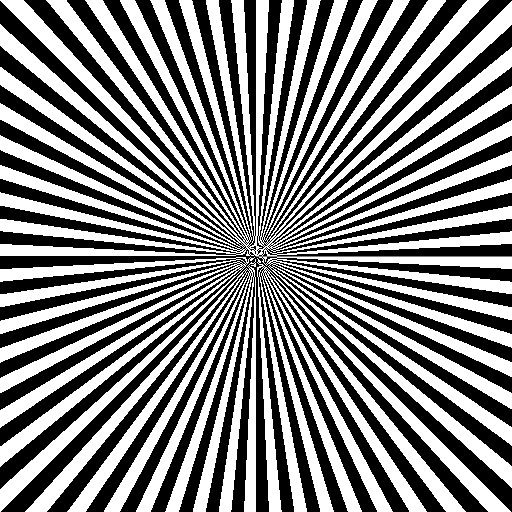
%> input picture lab 3/Lab03_Resources/siemens_star.png, 512 x 512 px
$ octave Lab03_Task3_skeleton.m   (GNU Octave 9; MATLAB toolbox functions it lacks are replaced by stand-ins)
%> lines starting %> are read from the running program, lines starting %| are printed output that depends on the picture; long printed decimals are rounded
### lab 3/Lab03_skeleton_code/ds_factor2_A.m
function I_out = ds_factor2_A(I_in)

[M,N] = size(I_in);

% Allocate output image
I_out = zeros(floor(M/2), floor(N/2));

% ---------------------------------------------------------
% TODO: Implement Scheme A
% ---------------------------------------------------------
% Hint:
% every second row and every second column

I_out = I_in(1:2:2*floor(M/2), 1:2:2*floor(N/2));

endfunction

### lab 3/Lab03_skeleton_code/ds_factor2_B.m
function I_out = ds_factor2_B(I_in)

[M,N] = size(I_in);

% Adjust size to multiples of 4
M4 = floor(M/4)*4;
N4 = floor(N/4)*4;

I_in = I_in(1:M4,1:N4);

% Output image
I_out = zeros(M4/2, N4/2);

% ---------------------------------------------------------
% TODO: Implement Scheme B
% ---------------------------------------------------------
% Hint:
% step through the image with step 4
% copy the 2x2 block

for r = 1:4:M4
    for c = 1:4:N4
        r_out = floor(r/2) + 1;
        c_out = floor(c/2) + 1;
        I_out(r_out:r_out+1, c_out:c_out+1) = I_in(r:r+1, c:c+1);
    end
end

endfunction

### lab 3/Lab03_skeleton_code/upsample_nn_x2.m
function I_out = upsample_nn_x2(I_in)

[M, N] = size(I_in);

I_out = zeros(2*M, 2*N);

% ---------------------------------------------------------
% TODO
% Implement nearest-neighbor upscaling
% ---------------------------------------------------------
% Hint:
% for each input pixel, copy it into a 2x2 block in the output

for r = 1:M
    for c = 1:N
        I_out(2*r-1:2*r, 2*c-1:2*c) = I_in(r, c);
    end
end

endfunction

### lab 3/Lab03_skeleton_code/calc_mse.m
function mse_val = calc_mse(I1, I2)
    D = I1 - I2;
    mse_val = mean(D(:).^2);

endfunction

### lab 3/Lab03_skeleton_code/calc_psnr_custom.m
function psnr_val = calc_psnr_custom(I1, I2, MAXval)
% MAXval = 1 for im2double images.

    mse_val = calc_mse(I1, I2);

    if mse_val == 0
        psnr_val = Inf;
    else
        psnr_val = 10 * log10((MAXval^2) / mse_val);
    end

endfunction

### lab 3/Lab03_skeleton_code/Lab03_Task3_skeleton.m
%% Task 3

pkg load image

% ---------------------------------------------------------
% 1. Load original image
% ---------------------------------------------------------
 I = imread('siemens_star.png');
%> I is the input picture: size 512x512 uint8; min 0, max 255, mean 127.4
% I = imread('checkerboard_test.png');
% I = imread('kodim13.png');
% I = imread('Img08.tif');

if ndims(I) == 3
    I = rgb2gray(I);
end

I = im2double(I);
%> I: size 512x512 double

% ---------------------------------------------------------
% 2. Generate reduced images
% ---------------------------------------------------------
I_ds_A = ds_factor2_A(I);
I_ds_B = ds_factor2_B(I);

h = fspecial('gaussian', [7 7], 1.0);
I_filt = imfilter(I, h, 'replicate', 'same');

I_ds_FA = ds_factor2_A(I_filt);
I_ds_FB = ds_factor2_B(I_filt);

% ---------------------------------------------------------
% 3. Upscale using your own nearest-neighbor function
% ---------------------------------------------------------
I_us_A  = upsample_nn_x2(I_ds_A);
I_us_B  = upsample_nn_x2(I_ds_B);
%> after the loop in upsample_nn_x2 (call 2), `for r = 1:M`:
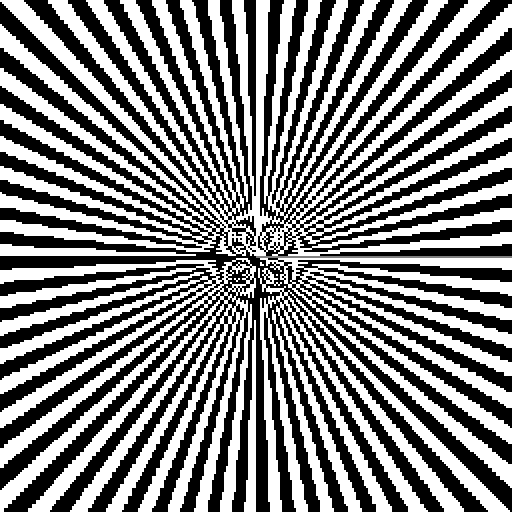
%> I_out: size 512x512 double; min 0, max 1, mean 0.499; mean of the top-left, top-right, bottom-left and bottom-right quarters 0.504, 0.509, 0.491, 0.492
I_us_FA = upsample_nn_x2(I_ds_FA);
%> after the loop in upsample_nn_x2 (call 3), `for r = 1:M`:
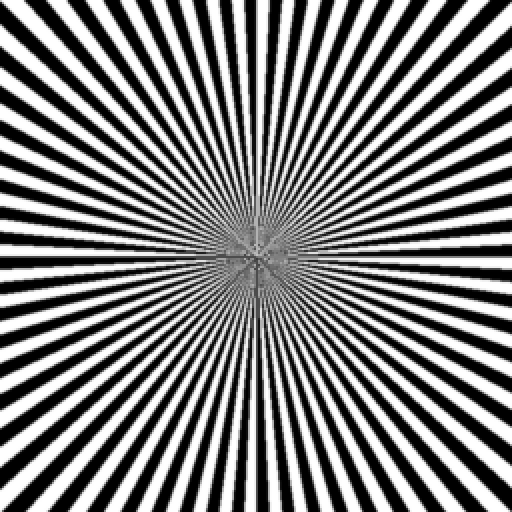
%> I_out: size 512x512 double; min 0, max 1, mean 0.5; mean of the top-left, top-right, bottom-left and bottom-right quarters 0.502, 0.504, 0.496, 0.496
I_us_FB = upsample_nn_x2(I_ds_FB);
%> after the loop in upsample_nn_x2 (call 4), `for r = 1:M`:
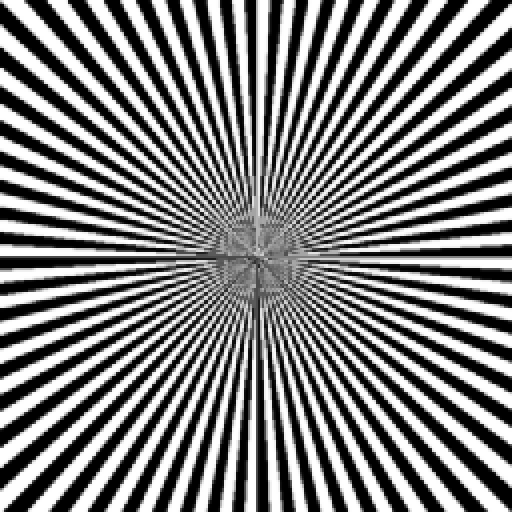
%> I_out: size 512x512 double; min 0, max 1, mean 0.499; mean of the top-left, top-right, bottom-left and bottom-right quarters 0.502, 0.505, 0.495, 0.495

% ---------------------------------------------------------
% 4. Crop sizes if needed
% ---------------------------------------------------------
rows_A  = min(size(I,1), size(I_us_A,1));
%> rows_A = 512
cols_A  = min(size(I,2), size(I_us_A,2));
%> cols_A = 512

rows_B  = min(size(I,1), size(I_us_B,1));
%> rows_B = 512
cols_B  = min(size(I,2), size(I_us_B,2));
%> cols_B = 512

rows_FA = min(size(I,1), size(I_us_FA,1));
%> rows_FA = 512
cols_FA = min(size(I,2), size(I_us_FA,2));
%> cols_FA = 512

rows_FB = min(size(I,1), size(I_us_FB,1));
%> rows_FB = 512
cols_FB = min(size(I,2), size(I_us_FB,2));
%> cols_FB = 512

I_A_ref  = I(1:rows_A, 1:cols_A);
I_B_ref  = I(1:rows_B, 1:cols_B);
I_FA_ref = I(1:rows_FA, 1:cols_FA);
I_FB_ref = I(1:rows_FB, 1:cols_FB);

I_us_A_c  = I_us_A(1:rows_A, 1:cols_A);
I_us_B_c  = I_us_B(1:rows_B, 1:cols_B);
I_us_FA_c = I_us_FA(1:rows_FA, 1:cols_FA);
I_us_FB_c = I_us_FB(1:rows_FB, 1:cols_FB);

% ---------------------------------------------------------
% 5. Compute MSE
% ---------------------------------------------------------
% TODO
mse_A  = calc_mse(I_A_ref, I_us_A_c);
%> in calc_mse, `mse_val = mean(D(:).^2);`: mse_val = 0.0703
%> mse_A = 0.0703
mse_B  = calc_mse(I_B_ref, I_us_B_c);
%> mse_B = 0.126
mse_FA = calc_mse(I_FA_ref, I_us_FA_c);
%> in calc_mse (call 3), `D = I1 - I2;`:
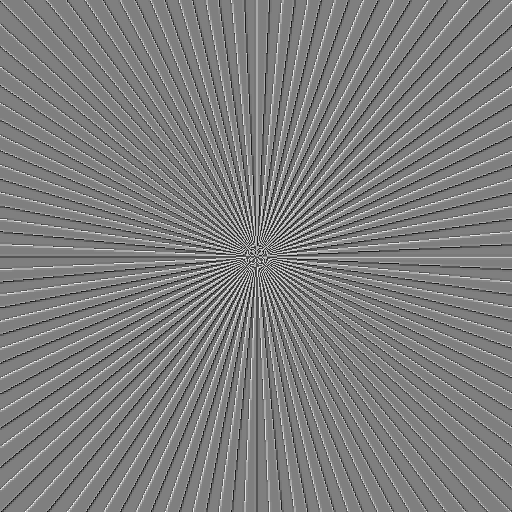
%> D: size 512x512 double; min -0.885, max 0.885, mean 1.85e-06; drawn with min black and max white
%> in calc_mse (call 3), `mse_val = mean(D(:).^2);`: mse_val = 0.053
%> mse_FA = 0.053
mse_FB = calc_mse(I_FB_ref, I_us_FB_c);
%> in calc_mse (call 4), `D = I1 - I2;`:
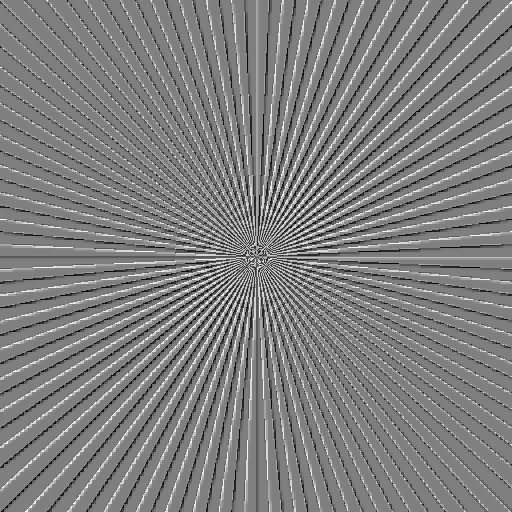
%> D: size 512x512 double; min -0.996, max 0.996, mean 0.000132; drawn with min black and max white
%> in calc_mse (call 4), `mse_val = mean(D(:).^2);`: mse_val = 0.0877
%> mse_FB = 0.0877

% ---------------------------------------------------------
% 6. Compute PSNR
% ---------------------------------------------------------
% TODO
% MAX = 1 because images are in double format

psnr_A  = calc_psnr_custom(I_A_ref, I_us_A_c, 1);
%> in calc_psnr_custom, `mse_val = calc_mse(I1, I2);`: mse_val = 0.0703
%> in calc_psnr_custom, `psnr_val = 10 * log10((MAXval^2) / mse_val);`: psnr_val = 11.53
%> psnr_A = 11.53
psnr_B  = calc_psnr_custom(I_B_ref, I_us_B_c, 1);
%> psnr_B = 9
psnr_FA = calc_psnr_custom(I_FA_ref, I_us_FA_c, 1);
%> psnr_FA = 12.76
psnr_FB = calc_psnr_custom(I_FB_ref, I_us_FB_c, 1);
%> psnr_FB = 10.57

% ---------------------------------------------------------
% 7. Print results
% ---------------------------------------------------------
fprintf('Variant         MSE           PSNR [dB]\n');
fprintf('----------------------------------------\n');
fprintf('I_us_A   :   %0.8f    %0.4f\n', mse_A,  psnr_A);
%| I_us_A   :   0.07028    11.5314
fprintf('I_us_B   :   %0.8f    %0.4f\n', mse_B,  psnr_B);
%| I_us_B   :   0.1259    8.9991
fprintf('I_us_FA  :   %0.8f    %0.4f\n', mse_FA, psnr_FA);
%| I_us_FA  :   0.05296    12.7607
fprintf('I_us_FB  :   %0.8f    %0.4f\n', mse_FB, psnr_FB);
%| I_us_FB  :   0.08772    10.5688

% ---------------------------------------------------------
% 8. Visualization
% ---------------------------------------------------------
figure

subplot(2,3,1)
imshow(I,[])
title('Original')

subplot(2,3,2)
imshow(I_us_A_c,[])
title('I\_us\_A')

subplot(2,3,3)
imshow(I_us_B_c,[])
title('I\_us\_B')

subplot(2,3,5)
imshow(I_us_FA_c,[])
title('I\_us\_FA')

subplot(2,3,6)
imshow(I_us_FB_c,[])
title('I\_us\_FB')

% ---------------------------------------------------------
% 9. Zoom comparison
% ---------------------------------------------------------
% Select one region and compare the zoomed results
r = min(100:300, size(I,1));
%> r = 201 values from 100 to 300
c = min(100:300, size(I,2));
%> c = 201 values from 100 to 300

figure
subplot(2,3,1)
imshow(I(r,c),[])
title('Original Zoom')

subplot(2,3,2)
imshow(I_us_A_c(r,c),[])
title('I\_us\_A Zoom')

subplot(2,3,3)
imshow(I_us_B_c(r,c),[])
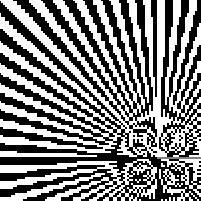
%> displayed picture: size 201x201, on the screen's scale of 0 to 255; min 0, max 255, mean 128; mean of the top-left, top-right, bottom-left and bottom-right quarters 130, 130.8, 124.2, 126.8
title('I\_us\_B Zoom')

subplot(2,3,5)
imshow(I_us_FA_c(r,c),[])
title('I\_us\_FA Zoom')

subplot(2,3,6)
imshow(I_us_FB_c(r,c),[])
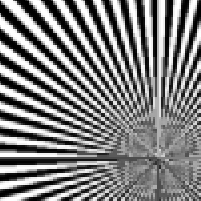
%> displayed picture: size 201x201, on the screen's scale of 0 to 255; min 0, max 255, mean 127.7; mean of the top-left, top-right, bottom-left and bottom-right quarters 128.9, 129.2, 125.8, 127
title('I\_us\_FB Zoom')
